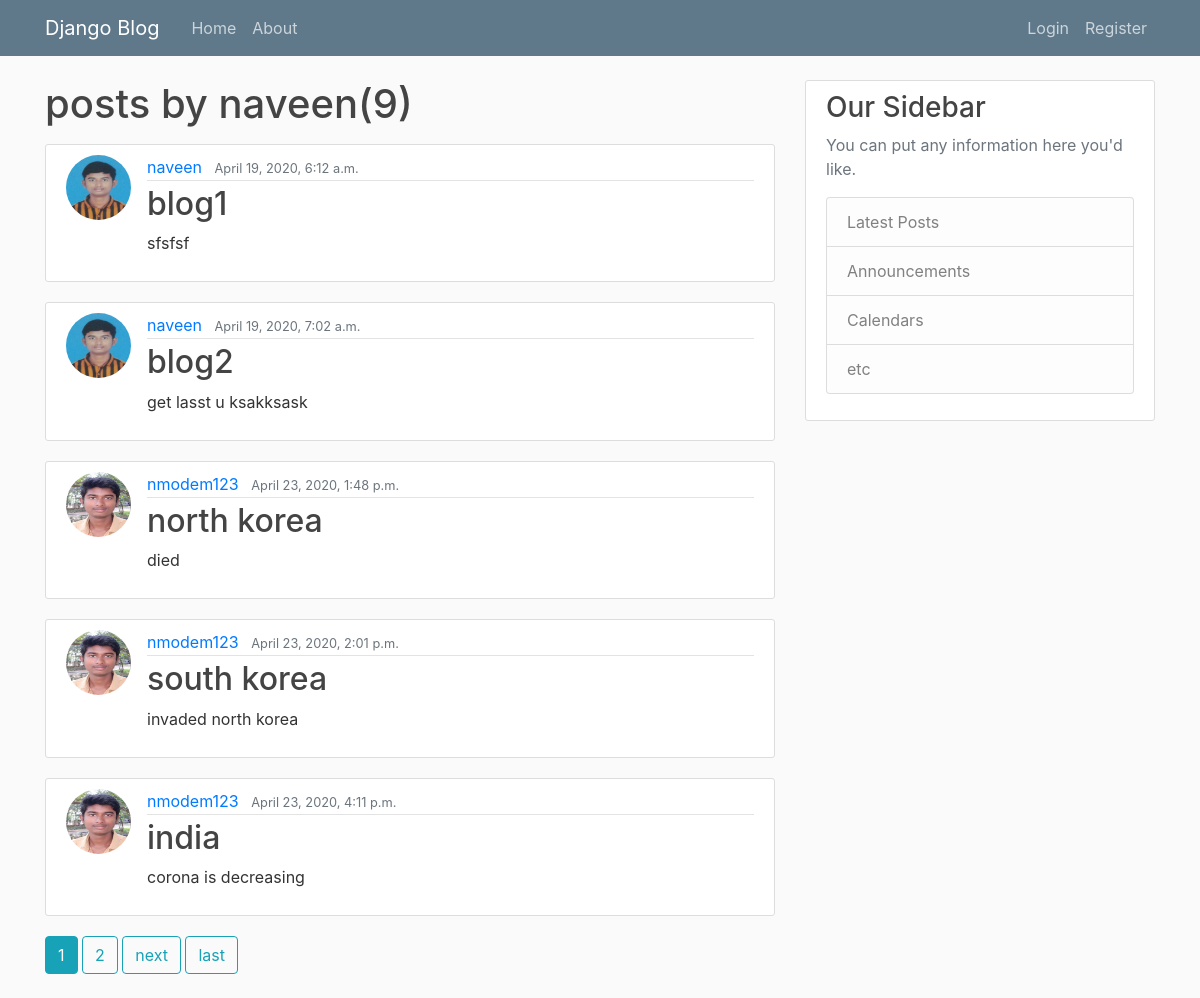
The page /user/naveen on the database its author committed.
### blog/models.py (models this page shows, shortened)
class post(models.Model):
    title=models.CharField(max_length=100)
    content=models.TextField()
    date_posted=models.DateTimeField(default=timezone.now)
    author= models.ForeignKey(User,on_delete=models.CASCADE)

### users/models.py (models this page shows, shortened)
class profile(models.Model):
    user=models.OneToOneField(User,on_delete=models.CASCADE)
    image=models.ImageField(default='default.jpg',upload_to='profile_pics')

### blog/views.py (the view, shortened to what this page needs)
# urls.py: path('user/<str:username>',UserPostListView.as_view(),name='user-posts'),
class UserPostListView(ListView):
    model=post
    template_name='blog/user_posts.html'
    context_object_name='posts'
    paginate_by=5

### blog/templates/blog/user_posts.html (shortened to what this page needs)
{% extends "blog/base.html" %}
{% block content %}
<h1 class='mb-3'>posts by {{ view.kwargs.username }}({{page_obj.paginator.count}})</h1>
    {% for post in posts %}
    <article class="media content-section">
      <img class="rounded-circle article-img" src="{{ post.author.profile.image.url}}">
<div class="media-body">
<div class="article-metadata">
  <a class="mr-2" href="{% url 'user-posts' post.author.username %}">{{ post.author }}</a>
  <small class="text-muted">{{ post.date_posted }}</small>
</div>
<h2><a class="article-title" href="{% url 'post-detail' post.id %}">{{ post.title }}</a></h2>
<p class="article-content">{{ post.content }}</p>
</div>
</article>
    {% endfor %}
    {% if is_paginated %}
    {% for num in page_obj.paginator.page_range %}
      {% if page_obj.number == num %}
        <a class="btn btn-info mb-4" href="?page={{ num }}">{{ num }}</a>
      {% elif num > page_obj.number|add:'-3' and  num < page_obj.number|add:'3'  %}
        <a class="btn btn-outline-info mb-4" href="?page={{ num }}">{{ num }}</a>
{% endif %}
{% endfor %}
    {% if page_obj.has_next %}
    <a class="btn btn-outline-info mb-4" href="?page={{page_obj.next_page_number}}">next</a>
    <a class="btn btn-outline-info mb-4" href="?page={{page_obj.paginator.num_pages}}">last</a>
    {% endif %}
  {% endif %}
{% endblock content %}

### blog/static/blog/main.css (style rules this page uses)
body { background: #fafafa; color: #333333; margin-top: 5rem; }
h1, h2, h3, h4, h5, h6 { color: #444444; }
.content-section { background: #ffffff; padding: 10px 20px; border: 1px solid #dddddd; border-radius: 3px; margin-bottom: 20px; }
.article-title { color: #444444; }
.article-content { white-space: pre-line; }
.article-img { height: 65px; width: 65px; margin-right: 16px; }
.article-metadata { padding-bottom: 1px; margin-bottom: 4px; border-bottom: 1px solid #e3e3e3 }

### rows shown on the page
post: author.profile.image (picture), author "naveen", date_posted "April 19, 2020, 6:12 a.m.", title "blog1", content "sfsfsf"
post: author.profile.image (picture), author "naveen", date_posted "April 19, 2020, 7:02 a.m.", title "blog2", content "get lasst u ksakksask"
post: author.profile.image (picture), author "nmodem123", date_posted "April 23, 2020, 1:48 p.m.", title "north korea", content "died"
post: author.profile.image (picture), author "nmodem123", date_posted "April 23, 2020, 2:01 p.m.", title "south korea", content "invaded north korea"
post: author.profile.image (picture), author "nmodem123", date_posted "April 23, 2020, 4:11 p.m.", title "india", content "corona is decreasing"

### other values the page prints
{{ view.kwargs.username }} "naveen"
{{ page_obj.paginator.count }} "9"
{{ num }} "1"
{{ num }} "2"
